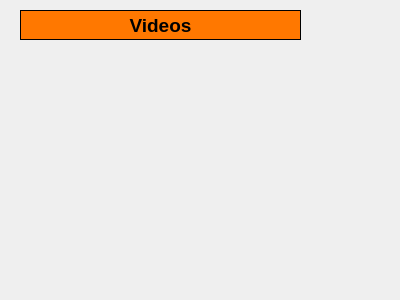
<?xml version="1.0" encoding="UTF-8"?>
<ui version="4.0">
 <class>Form</class>
 <widget class="QWidget" name="Form">
  <property name="geometry">
   <rect>
    <x>0</x>
    <y>0</y>
    <width>400</width>
    <height>300</height>
   </rect>
  </property>
  <property name="windowTitle">
   <string>Form</string>
  </property>
  <widget class="QLabel" name="l_videos">
   <property name="geometry">
    <rect>
     <x>20</x>
     <y>10</y>
     <width>281</width>
     <height>30</height>
    </rect>
   </property>
   <property name="palette">
    <palette>
     <active>
      <colorrole role="Button">
       <brush brushstyle="SolidPattern">
        <color alpha="255">
         <red>255</red>
         <green>120</green>
         <blue>0</blue>
        </color>
       </brush>
      </colorrole>
      <colorrole role="BrightText">
       <brush brushstyle="SolidPattern">
        <color alpha="255">
         <red>255</red>
         <green>255</green>
         <blue>255</blue>
        </color>
       </brush>
      </colorrole>
      <colorrole role="Base">
       <brush brushstyle="SolidPattern">
        <color alpha="255">
         <red>255</red>
         <green>120</green>
         <blue>0</blue>
        </color>
       </brush>
      </colorrole>
      <colorrole role="Window">
       <brush brushstyle="SolidPattern">
        <color alpha="255">
         <red>255</red>
         <green>120</green>
         <blue>0</blue>
        </color>
       </brush>
      </colorrole>
     </active>
     <inactive>
      <colorrole role="Button">
       <brush brushstyle="SolidPattern">
        <color alpha="255">
         <red>255</red>
         <green>120</green>
         <blue>0</blue>
        </color>
       </brush>
      </colorrole>
      <colorrole role="BrightText">
       <brush brushstyle="SolidPattern">
        <color alpha="255">
         <red>255</red>
         <green>255</green>
         <blue>255</blue>
        </color>
       </brush>
      </colorrole>
      <colorrole role="Base">
       <brush brushstyle="SolidPattern">
        <color alpha="255">
         <red>255</red>
         <green>120</green>
         <blue>0</blue>
        </color>
       </brush>
      </colorrole>
      <colorrole role="Window">
       <brush brushstyle="SolidPattern">
        <color alpha="255">
         <red>255</red>
         <green>120</green>
         <blue>0</blue>
        </color>
       </brush>
      </colorrole>
     </inactive>
     <disabled>
      <colorrole role="Button">
       <brush brushstyle="SolidPattern">
        <color alpha="255">
         <red>255</red>
         <green>120</green>
         <blue>0</blue>
        </color>
       </brush>
      </colorrole>
      <colorrole role="BrightText">
       <brush brushstyle="SolidPattern">
        <color alpha="255">
         <red>255</red>
         <green>255</green>
         <blue>255</blue>
        </color>
       </brush>
      </colorrole>
      <colorrole role="Base">
       <brush brushstyle="SolidPattern">
        <color alpha="255">
         <red>255</red>
         <green>120</green>
         <blue>0</blue>
        </color>
       </brush>
      </colorrole>
      <colorrole role="Window">
       <brush brushstyle="SolidPattern">
        <color alpha="255">
         <red>255</red>
         <green>120</green>
         <blue>0</blue>
        </color>
       </brush>
      </colorrole>
     </disabled>
    </palette>
   </property>
   <property name="font">
    <font>
     <pointsize>14</pointsize>
     <weight>75</weight>
     <bold>true</bold>
    </font>
   </property>
   <property name="styleSheet">
    <string notr="true">background-color: rgb(255, 120, 0);
border-color: rgb(0, 0, 0);
border-style: solid;
border-width: 1px;</string>
   </property>
   <property name="text">
    <string>Videos</string>
   </property>
   <property name="alignment">
    <set>Qt::AlignCenter</set>
   </property>
  </widget>
 </widget>
 <resources/>
 <connections/>
</ui>
